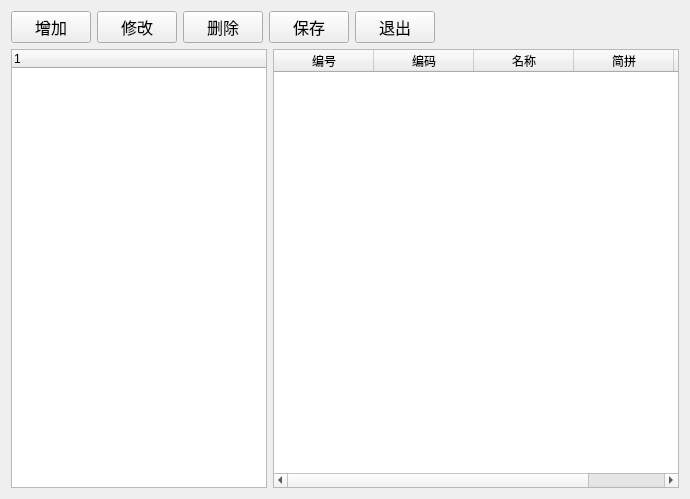
<?xml version="1.0" encoding="UTF-8"?>
<ui version="4.0">
 <class>Drugtype</class>
 <widget class="QWidget" name="Drugtype">
  <property name="geometry">
   <rect>
    <x>0</x>
    <y>0</y>
    <width>690</width>
    <height>499</height>
   </rect>
  </property>
  <property name="windowTitle">
   <string>医药分类</string>
  </property>
  <layout class="QHBoxLayout" name="horizontalLayout_3">
   <item>
    <layout class="QVBoxLayout" name="verticalLayout">
     <item>
      <layout class="QHBoxLayout" name="horizontalLayout_2">
       <item>
        <widget class="QPushButton" name="addButton">
         <property name="sizePolicy">
          <sizepolicy hsizetype="Fixed" vsizetype="Fixed">
           <horstretch>0</horstretch>
           <verstretch>0</verstretch>
          </sizepolicy>
         </property>
         <property name="font">
          <font>
           <family>Agency FB</family>
           <pointsize>12</pointsize>
          </font>
         </property>
         <property name="text">
          <string>增加</string>
         </property>
        </widget>
       </item>
       <item>
        <widget class="QPushButton" name="editButton">
         <property name="sizePolicy">
          <sizepolicy hsizetype="Fixed" vsizetype="Fixed">
           <horstretch>0</horstretch>
           <verstretch>0</verstretch>
          </sizepolicy>
         </property>
         <property name="font">
          <font>
           <family>Agency FB</family>
           <pointsize>12</pointsize>
          </font>
         </property>
         <property name="text">
          <string>修改</string>
         </property>
        </widget>
       </item>
       <item>
        <widget class="QPushButton" name="deleteButton">
         <property name="sizePolicy">
          <sizepolicy hsizetype="Fixed" vsizetype="Fixed">
           <horstretch>0</horstretch>
           <verstretch>0</verstretch>
          </sizepolicy>
         </property>
         <property name="font">
          <font>
           <family>Agency FB</family>
           <pointsize>12</pointsize>
          </font>
         </property>
         <property name="text">
          <string>删除</string>
         </property>
        </widget>
       </item>
       <item>
        <widget class="QPushButton" name="saveButton">
         <property name="sizePolicy">
          <sizepolicy hsizetype="Fixed" vsizetype="Fixed">
           <horstretch>0</horstretch>
           <verstretch>0</verstretch>
          </sizepolicy>
         </property>
         <property name="font">
          <font>
           <family>Agency FB</family>
           <pointsize>12</pointsize>
          </font>
         </property>
         <property name="text">
          <string>保存</string>
         </property>
        </widget>
       </item>
       <item>
        <widget class="QPushButton" name="exitButton">
         <property name="sizePolicy">
          <sizepolicy hsizetype="Fixed" vsizetype="Fixed">
           <horstretch>0</horstretch>
           <verstretch>0</verstretch>
          </sizepolicy>
         </property>
         <property name="font">
          <font>
           <family>Agency FB</family>
           <pointsize>12</pointsize>
          </font>
         </property>
         <property name="text">
          <string>退出</string>
         </property>
        </widget>
       </item>
       <item>
        <spacer name="horizontalSpacer_2">
         <property name="orientation">
          <enum>Qt::Horizontal</enum>
         </property>
         <property name="sizeHint" stdset="0">
          <size>
           <width>40</width>
           <height>20</height>
          </size>
         </property>
        </spacer>
       </item>
       <item>
        <widget class="QLabel" name="label">
         <property name="sizePolicy">
          <sizepolicy hsizetype="Expanding" vsizetype="Preferred">
           <horstretch>0</horstretch>
           <verstretch>0</verstretch>
          </sizepolicy>
         </property>
         <property name="text">
          <string/>
         </property>
        </widget>
       </item>
       <item>
        <spacer name="horizontalSpacer">
         <property name="orientation">
          <enum>Qt::Horizontal</enum>
         </property>
         <property name="sizeHint" stdset="0">
          <size>
           <width>40</width>
           <height>20</height>
          </size>
         </property>
        </spacer>
       </item>
      </layout>
     </item>
     <item>
      <layout class="QHBoxLayout" name="horizontalLayout">
       <item>
        <widget class="QTreeWidget" name="treeWidget">
         <property name="sizePolicy">
          <sizepolicy hsizetype="Fixed" vsizetype="Expanding">
           <horstretch>0</horstretch>
           <verstretch>0</verstretch>
          </sizepolicy>
         </property>
         <column>
          <property name="text">
           <string notr="true">1</string>
          </property>
         </column>
        </widget>
       </item>
       <item>
        <widget class="QTableWidget" name="tableWidget">
         <column>
          <property name="text">
           <string>编号</string>
          </property>
         </column>
         <column>
          <property name="text">
           <string>编码</string>
          </property>
         </column>
         <column>
          <property name="text">
           <string>名称</string>
          </property>
         </column>
         <column>
          <property name="text">
           <string>简拼</string>
          </property>
         </column>
         <column>
          <property name="text">
           <string>全拼</string>
          </property>
         </column>
        </widget>
       </item>
      </layout>
     </item>
    </layout>
   </item>
  </layout>
 </widget>
 <layoutdefault spacing="6" margin="11"/>
 <resources/>
 <connections/>
</ui>
